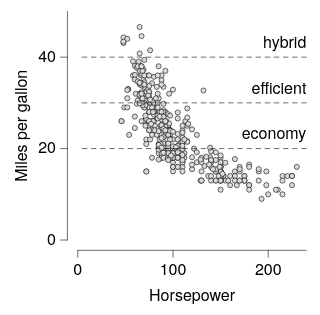

Here is the Vega-Lite specification saved for this chart:
### Vega-Lite specification from a JSON file in a GitHub repository (floating-point values rounded to 4 significant figures; data arrays with more than 128 entries replaced by an {"elided": "..."} marker saying what was removed)
{"background": null, "config": {"arc": {"fill": "#DBDBDB", "fillOpacity": 1.0, "innerRadius": 25.0, "padAngle": 0.03, "stroke": "black", "strokeOpacity": 1, "strokeWidth": 0.25}, "area": {"fill": "#DBDBDB", "fillOpacity": 1.0, "stroke": "black", "strokeOpacity": 1, "strokeWidth": 0.25}, "axis": {"domain": true, "domainCap": "round", "domainColor": "black", "domainWidth": 0.25, "grid": false, "gridCap": "round", "gridColor": "#F1F1F1", "gridDash": [0, 0], "gridOpacity": 1.0, "gridWidth": 0.25, "labelColor": "black", "labelFont": "Helvetica Neue", "labelFontSize": 7, "labelFontStyle": "normal", "labelFontWeight": 400, "offset": 4.5, "ticks": true, "tickCap": "round", "tickColor": "black", "tickRound": false, "tickSize": 3, "tickWidth": 0.25, "titleColor": "black", "titleFont": "Helvetica Neue", "titleFontSize": 7, "titleFontStyle": "normal", "titleFontWeight": 400}, "axisX": {"domain": true, "labelAlign": "center", "labelAngle": 0, "labels": true, "ticks": true, "translate": 0}, "axisY": {"domain": true, "labelAlign": "right", "labelAngle": 0, "labels": true, "ticks": true, "translate": 0}, "axisRight": {"domain": true, "labelAlign": "left", "labelAngle": 0, "labels": true, "ticks": true, "translate": 0}, "axisTop": {"domain": true, "labelAlign": "center", "labelAngle": 0, "labels": true, "ticks": true, "translate": 0}, "axisBand": {"tickOffset": 0}, "bar": {"fill": "#DBDBDB", "fillOpacity": 1.0, "stroke": "black", "strokeOpacity": 1, "strokeWidth": 0.25}, "boxplot": {"size": 9.0, "ticks": {"cornerRadius": 0.25, "fill": "black", "size": 4.5, "thickness": 0.25}, "box": {"fillOpacity": 1.0, "stroke": "black", "strokeOpacity": 1, "strokeWidth": 0.25}, "median": {"fill": "black", "fillOpacity": 1.0, "size": 9.0, "thickness": 0.25}, "rule": {"fill": "black", "fillOpacity": 1.0, "size": 10.0, "stroke": "black", "strokeDash": [0, 0], "strokeOpacity": 1, "strokeWidth": 0.25}, "outliers": {"color": "black", "fill": "black", "fillOpacity": 1.0, "size": 0, "stroke": "black", "strokeOpacity": 1, "strokeWidth": 0.25}}, "circle": {"fill": "black", "fillOpacity": 1.0, "size": 0.5, "stroke": null, "strokeOpacity": 1, "strokeWidth": 0.25}, "errorband": {"band": {"fillOpacity": 0.6, "stroke": null, "strokeWidth": 0.25, "strokeOpacity": 1}, "borders": {"opacity": 0, "strokeOpacity": 0.25, "strokeWidth": 1}}, "errorbar": {"opacity": 1, "rule": {"strokeDash": [0, 0], "strokeWidth": 0.25}, "ticks": {"color": "black", "cornerRadius": 0.125, "opacity": 1, "size": 6.0, "thickness": 0.25}, "thickness": 0.25}, "font": "Helvetica Neue", "geoshape": {"fill": "#DBDBDB", "fillOpacity": 1.0, "stroke": "black", "strokeOpacity": 1, "strokeWidth": 0.25}, "header": {"labelColor": "black", "labelFont": "Helvetica Neue", "labelFontSize": 7, "labelFontStyle": "normal", "labelFontWeight": 400, "titleColor": "black", "titleFont": "Helvetica Neue", "titleFontSize": 7, "titleFontStyle": "normal", "titleFontWeight": 400, "titlePadding": 0}, "legend": {"disable": false, "offset": 4.5, "titlePadding": 4, "labelOffset": 2, "gradientLabelOffset": 2, "gradientLength": 50.0, "gradientThickness": 5.0, "gradientOpacity": 1.0, "gradientStrokeColor": "black", "gradientStrokeWidth": 0.25, "labelColor": "black", "labelFont": "Helvetica Neue", "labelFontSize": 7, "labelFontStyle": "normal", "labelFontWeight": 400, "strokeColor": "black", "strokeWidth": 0, "symbolSize": 42, "symbolStrokeColor": "black", "symbolStrokeWidth": 0.25, "titleColor": "black", "titleFont": "Helvetica Neue", "titleFontSize": 7, "titleFontStyle": "normal", "titleFontWeight": 400}, "line": {"color": "black", "stroke": "black", "strokeCap": "round", "strokeDash": [0, 0], "strokeOpacity": 1, "strokeWidth": 0.375}, "point": {"filled": true, "fill": "#DBDBDB", "fillOpacity": 1.0, "size": 5.0, "stroke": "black", "strokeOpacity": 1, "strokeWidth": 0.25}, "range": {"category": ["#C6D9F1", "#F1C9CB", "#FEF0B9", "#CEE37A", "#7AA8E0", "#E589A3", "#FDDD5D", "#68B961", "#4177B1", "#C35082", "#E5C227", "#438156"], "diverging": {"scheme": ["#C35082", "#CE6D94", "#D989A7", "#E2A4BA", "#EABFCE", "#F1DBE2", "#F6F6F6", "#D7E0EB", "#B9CBE0", "#9BB6D5", "#7DA1C9", "#5F8CBD", "#4177B1"]}, "heatmap": {"scheme": ["#130010", "#27022E", "#370453", "#3D1E76", "#3A3B92", "#2E57AA", "#1374BA", "#1A90BE", "#20ABC1", "#27C6C1", "#48DEB3", "#91EE9F"]}, "ordinal": {"scheme": ["#F1F1F1", "#DBDBDB", "#C6C6C6", "#B2B2B2", "#9D9D9D", "#898989", "#767676", "#636363", "#515151", "#404040", "#2F2F2F", "#1F1F1F"]}, "ramp": {"scheme": ["#130010", "#27022E", "#370453", "#3D1E76", "#3A3B92", "#2E57AA", "#1374BA", "#1A90BE", "#20ABC1", "#27C6C1", "#48DEB3", "#91EE9F"]}}, "rule": {"color": "black", "stroke": "black", "strokeCap": "round", "strokeDash": [2, 2], "strokeOpacity": 1, "strokeWidth": 0.25}, "scale": {"bandPaddingInner": 0.1, "bandPaddingOuter": 0.1, "round": false}, "rect": {"fill": "#DBDBDB", "fillOpacity": 1.0, "stroke": "black", "strokeOpacity": 1, "strokeWidth": 0.25}, "square": {"fill": "#DBDBDB", "fillOpacity": 1.0, "size": 10.0, "stroke": "black", "strokeOpacity": 1, "strokeWidth": 0.25}, "text": {"color": "black", "font": "Helvetica Neue", "fontSize": 7, "fontStyle": "normal", "fontWeight": 400}, "title": {"anchor": "middle", "frame": "group", "color": "black", "font": "Helvetica Neue", "fontSize": 7, "fontStyle": "normal", "fontWeight": 400, "subtitleColor": "black", "subtitleFont": "Helvetica Neue", "subtitleFontSize": "Helvetica Neue", "subtitleFontStyle": "normal", "subtitleFontWeight": 400}, "view": {"continuousWidth": 100, "continuousHeight": 100, "discreteWidth": 100, "discreteHeight": 100, "fill": null, "stroke": null, "strokeWidth": 0.25}}, "layer": [{"data": {"name": "data-7285c4e2e195e5a75737a34913199f5f"}, "mark": {"type": "point"}, "encoding": {"x": {"field": "Horsepower", "type": "quantitative"}, "y": {"field": "Miles_per_Gallon", "title": "Miles per gallon", "type": "quantitative"}}}, {"layer": [{"data": {"values": [{"__dysonsphere__": 1}]}, "mark": {"type": "rule", "opacity": 1.0}, "encoding": {"y": {"datum": 20.0}}}, {"data": {"values": [{"__dysonsphere__": 1}]}, "mark": {"type": "rule", "opacity": 1.0}, "encoding": {"y": {"datum": 30.0}}}, {"data": {"values": [{"__dysonsphere__": 1}]}, "mark": {"type": "rule", "opacity": 1.0}, "encoding": {"y": {"datum": 40.0}}}, {"data": {"values": [{"__dysonsphere__": 1}]}, "mark": {"type": "text", "align": "right", "baseline": "bottom", "dx": 0, "dy": -3, "fontSize": 7}, "encoding": {"text": {"value": "economy"}, "x": {"value": 100}, "y": {"datum": 20.0}}}, {"data": {"values": [{"__dysonsphere__": 1}]}, "mark": {"type": "text", "align": "right", "baseline": "bottom", "dx": 0, "dy": -3, "fontSize": 7}, "encoding": {"text": {"value": "efficient"}, "x": {"value": 100}, "y": {"datum": 30.0}}}, {"data": {"values": [{"__dysonsphere__": 1}]}, "mark": {"type": "text", "align": "right", "baseline": "bottom", "dx": 0, "dy": -3, "fontSize": 7}, "encoding": {"text": {"value": "hybrid"}, "x": {"value": 100}, "y": {"datum": 40.0}}}]}], "$schema": "https://vega.github.io/schema/vega-lite/v6.4.1.json", "datasets": {"data-7285c4e2e195e5a75737a34913199f5f": {"elided": "392 records"}}}
